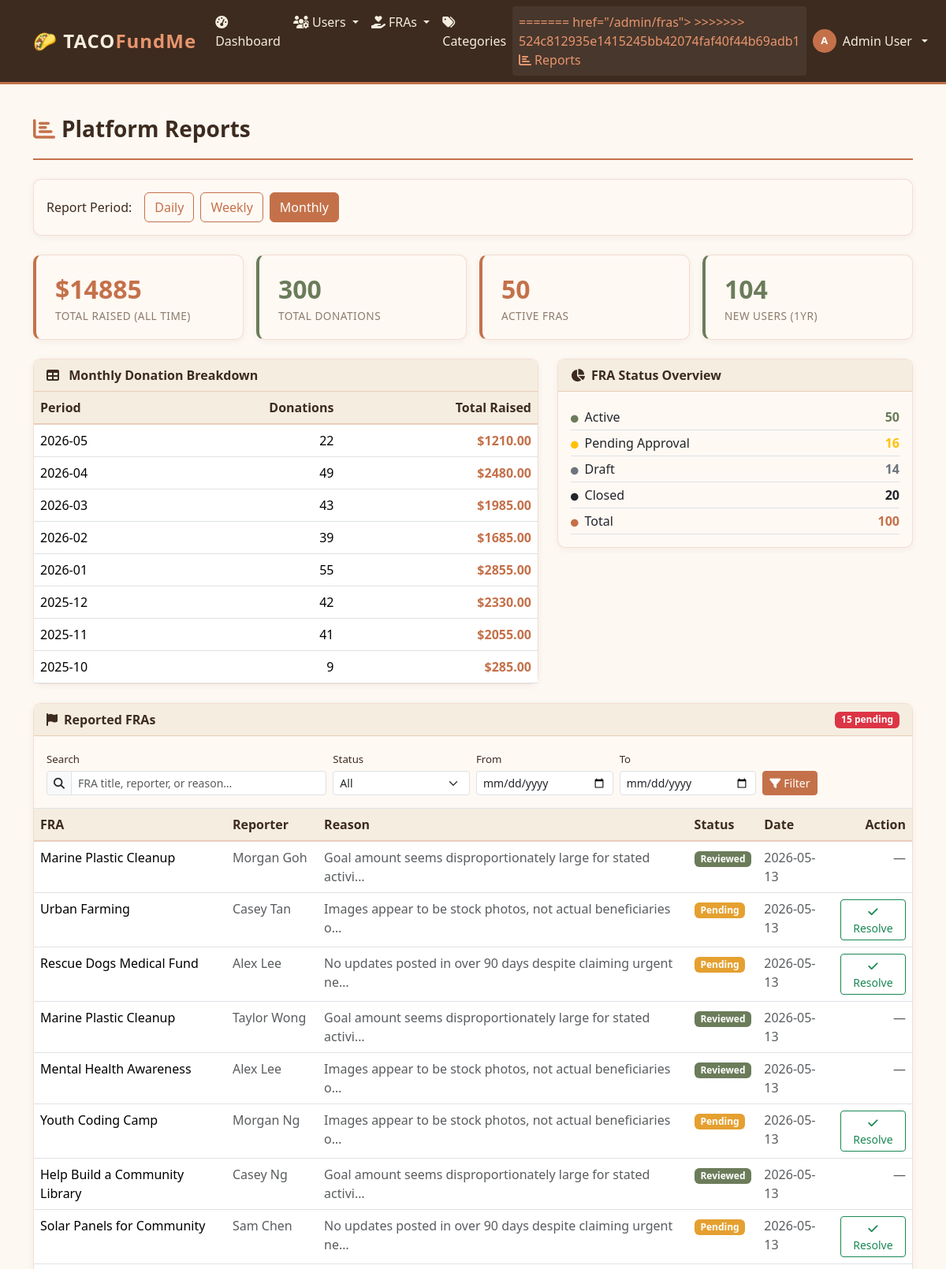
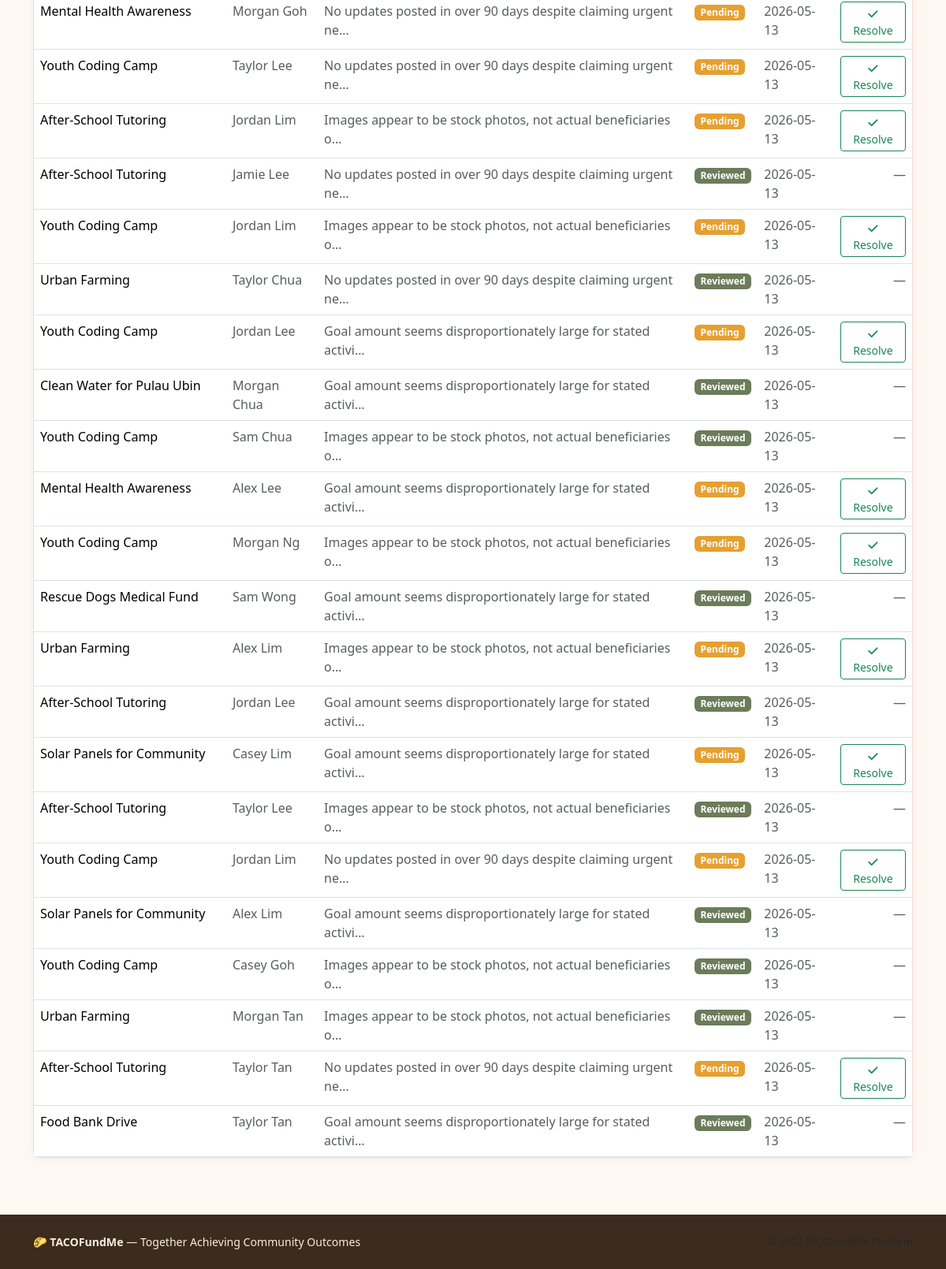
The page /admin/reports (signed in) on the database its author committed (2 pictures, top to bottom).
### tables this page shows
CREATE TABLE fra_reports (
            id          INTEGER PRIMARY KEY AUTOINCREMENT,
            fra_id      INTEGER NOT NULL REFERENCES fras(id) ON DELETE CASCADE,
            reporter_id INTEGER NOT NULL REFERENCES users(id) ON DELETE CASCADE,
            reason      TEXT    NOT NULL,
            status      TEXT    NOT NULL DEFAULT 'pending',
            created_at  TEXT    NOT NULL DEFAULT (datetime('now')),
            UNIQUE(fra_id, reporter_id)
        );

CREATE TABLE fras (
            id            INTEGER PRIMARY KEY AUTOINCREMENT,
            title         TEXT    NOT NULL,
            description   TEXT    NOT NULL DEFAULT '',
            category_id   INTEGER REFERENCES categories(id) ON DELETE SET NULL,
            monetary_goal REAL    NOT NULL DEFAULT 0,
            view_count    INTEGER NOT NULL DEFAULT 0,
            favorite_count INTEGER NOT NULL DEFAULT 0,
            status        TEXT    NOT NULL DEFAULT 'draft',
            image_url     TEXT,
            created_by    INTEGER NOT NULL REFERENCES users(id) ON DELETE CASCADE,
            created_at    TEXT    NOT NULL,
            updated_at    TEXT    NOT NULL
        );

CREATE TABLE users (
            id         INTEGER PRIMARY KEY AUTOINCREMENT,
            full_name  TEXT    NOT NULL,
            email      TEXT    NOT NULL UNIQUE,
            password   TEXT    NOT NULL,
            role       TEXT    NOT NULL DEFAULT 'donee',
            bio        TEXT,
            phone      TEXT,
            address    TEXT,
            is_active  INTEGER NOT NULL DEFAULT 1,
            created_at TEXT    NOT NULL,
            last_login TEXT
        );

### boundary/routes.py (the view)
@app.route('/admin/reports')
@admin_required
def admin_reports():
    period = request.args.get('period', 'monthly')
    if period not in ('daily', 'weekly', 'monthly'):
        period = 'monthly'
    keyword  = request.args.get('q', '').strip()
    r_status = request.args.get('r_status', '')
    r_start  = request.args.get('r_start', '')
    r_end    = request.args.get('r_end', '')
    report      = AdminController.generate_report(period)
    fra_reports = AdminController.list_reports(
        keyword or None, r_status or None,
        r_start or None, r_end or None,
    )
    return render_template('admin/reports.html', report=report,
                           period=period, fra_reports=fra_reports,
                           keyword=keyword, r_status=r_status,
                           r_start=r_start, r_end=r_end)

### boundary/routes.py (called while the page is built)
def login_required(f):
    @wraps(f)
    def decorated(*args, **kwargs):
        if 'user_id' not in session:
            flash('Please log in to continue.', 'warning')
            return redirect(url_for('login'))
        return f(*args, **kwargs)
    return decorated

def admin_required(f):
    @wraps(f)
    @login_required
    def decorated(*args, **kwargs):
        if session.get('role') != 'admin':
            flash('Admin access required.', 'danger')
            return redirect(url_for('dashboard'))
        return f(*args, **kwargs)
    return decorated

### templates/admin/reports.html (shortened to what this page needs)
{% extends "base.html" %}
{% block content %}
<div class="page-header">
  <h1><i class="fa fa-chart-bar me-2 text-clay"></i>Platform Reports</h1>
</div>
<div class="card mb-4">
  <div class="card-body py-3">
    <form method="GET" class="d-flex gap-2 align-items-center">
      <label class="form-label mb-0 me-2 fw-600">Report Period:</label>
      {% for p in ['daily','weekly','monthly'] %}
      <a href="{{ url_for('admin_reports', period=p) }}"
         class="btn {% if period == p %}btn-primary{% else %}btn-outline-primary{% endif %}">
        {{ p|title }}
      </a>
      {% endfor %}
    </form>
  </div>
</div>
<div class="row g-3 mb-4">
  <div class="col-sm-6 col-lg-3">
    <div class="card stat-card">
      <div class="stat-value">${{ "%.0f"|format(report.total_raised or 0) }}</div>
      <div class="stat-label">Total Raised (All Time)</div>
    </div>
  </div>
  <div class="col-sm-6 col-lg-3">
    <div class="card stat-card moss">
      <div class="stat-value">{{ report.total_donations }}</div>
      <div class="stat-label">Total Donations</div>
    </div>
  </div>
  <div class="col-sm-6 col-lg-3">
    <div class="card stat-card">
      <div class="stat-value">{{ report.fra_stats.get('active', 0) }}</div>
      <div class="stat-label">Active FRAs</div>
    </div>
  </div>
  <div class="col-sm-6 col-lg-3">
    <div class="card stat-card moss">
      <div class="stat-value">{{ report.new_users }}</div>
      <div class="stat-label">New Users
        {% if period == 'daily' %}(30d)
        {% elif period == 'weekly' %}(12w)
        {% else %}(1yr){% endif %}
      </div>
    </div>
  </div>
</div>
<div class="row g-4 mb-4">
  <div class="col-lg-7">
    <div class="card">
      <div class="card-header">
        <i class="fa fa-table me-2"></i>
        {{ period|title }} Donation Breakdown
      </div>
      <div class="table-responsive">
        <table class="table mb-0">
          <thead>
            <tr>
              <th>Period</th>
              <th class="text-end">Donations</th>
              <th class="text-end">Total Raised</th>
            </tr>
          </thead>
          <tbody>
            {% for row in report.breakdown %}
            <tr>
              <td>{{ row.period }}</td>
              <td class="text-end">{{ row.donation_count }}</td>
              <td class="text-end fw-bold text-clay">${{ "%.2f"|format(row.total_amount or 0) }}</td>
            </tr>
            {% else %}
            <tr>
              <td colspan="3" class="text-center text-muted py-3">No data for this period.</td>
            </tr>
            {% endfor %}
          </tbody>
        </table>
      </div>
    </div>
  </div>
  <div class="col-lg-5">
    <div class="card">
      <div class="card-header"><i class="fa fa-chart-pie me-2"></i>FRA Status Overview</div>
      <div class="card-body">
        {% for status, label, icon in [
          ('active','Active','text-moss'),
          ('pending','Pending Approval','text-warning'),
          ('draft','Draft','text-secondary'),
          ('closed','Closed','text-dark'),
          ('total','Total','text-clay')
        ] %}
        <div class="d-flex justify-content-between py-1 border-bottom">
          <span><i class="fa fa-circle me-2 {{ icon }}" style="font-size:.6rem;"></i>{{ label }}</span>
          <strong class="{{ icon }}">{{ report.fra_stats.get(status, 0) }}</strong>
        </div>
        {% endfor %}
      </div>
    </div>
  </div>
</div>
<div class="card">
  <div class="card-header d-flex justify-content-between align-items-center">
    <span><i class="fa fa-flag me-2"></i>Reported FRAs</span>
    <span class="badge bg-danger">
      {{ fra_reports|selectattr('status','eq','pending')|list|length }} pending
    </span>
  </div>
  <div class="card-body border-bottom py-3">
    <form method="GET" class="row g-2 align-items-end">
      <div class="col-md-4">
        <label class="form-label mb-1" style="font-size:.83rem;">Search</label>
        <div class="input-group input-group-sm">
          <span class="input-group-text"><i class="fa fa-search"></i></span>
          <input type="search" name="q" class="form-control"
                 value="{{ keyword }}"
                 placeholder="FRA title, reporter, or reason…">
        </div>
      </div>
      <div class="col-md-2">
        <label class="form-label mb-1" style="font-size:.83rem;">Status</label>
        <select name="r_status" class="form-select form-select-sm">
          <option value="">All</option>
        </select>
      </div>
      <div class="col-md-2">
        <label class="form-label mb-1" style="font-size:.83rem;">From</label>
        <input type="date" name="r_start" class="form-control form-control-sm"
               value="{{ r_start }}">
      </div>
      <div class="col-md-2">
        <label class="form-label mb-1" style="font-size:.83rem;">To</label>
        <input type="date" name="r_end" class="form-control form-control-sm"
               value="{{ r_end }}">
      </div>
      <div class="col-auto">
        <button type="submit" class="btn btn-primary btn-sm">
          <i class="fa fa-filter me-1"></i>Filter
        </button>
      </div>
    </form>
  </div>
  <div class="table-responsive">
    <table class="table table-hover mb-0">
      <thead>
        <tr>
          <th>FRA</th><th>Reporter</th><th>Reason</th>
          <th>Status</th><th>Date</th><th class="text-end">Action</th>
        </tr>
      </thead>
      <tbody>
        {% for r in fra_reports %}
        <tr>
          <td>{{ r.fra_title[:35] }}{% if r.fra_title|length > 35 %}…{% endif %}</td>
          <td class="text-muted">{{ r.reporter_name }}</td>
          <td class="text-muted">
            {{ r.reason[:60] }}{% if r.reason|length > 60 %}…{% endif %}
          </td>
          <td>
            {% if r.status == 'pending' %}
              <span class="badge badge-status-pending">Pending</span>
            {% else %}
              <span class="badge badge-status-active">Reviewed</span>
            {% endif %}
          </td>
          <td class="text-muted">{{ r.created_at[:10] }}</td>
          <td class="text-end">
            {% if r.status == 'pending' %}
            <form method="POST"
                  action="{{ url_for('admin_resolve_report', rid=r.id) }}"
                  class="d-inline">
              <button class="btn btn-sm btn-outline-success">
                <i class="fa fa-check"></i> Resolve
              </button>
            </form>
            {% else %}
            <span class="text-muted">—</span>
            {% endif %}
          </td>
        </tr>
        {% else %}
        <tr><td colspan="6" class="text-center text-muted py-3">No reports.</td></tr>
        {% endfor %}
      </tbody>
    </table>
  </div>
</div>
{% endblock %}

### static/css/style.css (style rules this page uses)
:root { --clay: #c4714a; --clay-dark: #a85a35; --clay-light: #e8956e; --sand: #f5ede0; --bark: #3d2b1f; --moss: #6b7c5a; --moss-dark: #556347; --parchment: #fdf8f2; --warm-white: #fff9f4; --muted: #8c7b6b; }
body { background-color: var(--parchment); color: var(--bark); font-family: 'Segoe UI', Tahoma, Geneva, Verdana, sans-serif; min-height: 100vh; display: flex; flex-direction: column; }
a { color: var(--clay); }
.card { border: 1px solid rgba(196,113,74,.2); border-radius: 10px; background-color: var(--warm-white); box-shadow: 0 2px 8px rgba(61,43,31,.06); transition: box-shadow .2s, transform .2s; }
.card-header { background-color: var(--sand); border-bottom: 1px solid rgba(196,113,74,.25); font-weight: 600; color: var(--bark); }
.btn-primary, .btn-clay { background-color: var(--clay); border-color: var(--clay); color: #fff; }
.btn-outline-primary { color: var(--clay); border-color: var(--clay); }
.badge-status-pending { background-color: #e5a030; color:#fff; }
.badge-status-active { background-color: var(--moss); color:#fff; }
.stat-card { border-left: 4px solid var(--clay); padding: 1.2rem 1.5rem; }
.stat-card .stat-value { font-size: 2rem; font-weight: 700; color: var(--clay); }
.stat-card .stat-label { font-size: .85rem; color: var(--muted); text-transform: uppercase; letter-spacing: .5px; }
.stat-card.moss { border-left-color: var(--moss); }
.stat-card.moss .stat-value { color: var(--moss); }
.table thead th { background-color: var(--sand); color: var(--bark); font-weight: 600; border-bottom: 2px solid rgba(196,113,74,.3); white-space: nowrap; }
.form-label { font-weight: 500; color: var(--bark); }
.page-header { border-bottom: 2px solid var(--clay); padding-bottom: .75rem; margin-bottom: 1.5rem; }
.page-header h1 { font-size: 1.75rem; font-weight: 700; color: var(--bark); }
.text-clay { color: var(--clay) !important; }
.text-moss { color: var(--moss) !important; }

### rows shown on the page
fra_reports: title "Marine Plastic Cleanup", reporter_name "Morgan Goh", reason "Goal amount seems disproportionately large for stated activi", status "Reviewed", created_at "2026-05-13"
fra_reports: title "Urban Farming", reporter_name "Casey Tan", reason "Images appear to be stock photos, not actual beneficiaries o", status "Pending", created_at "2026-05-13"
fra_reports: title "Rescue Dogs Medical Fund", reporter_name "Alex Lee", reason "No updates posted in over 90 days despite claiming urgent ne", status "Pending", created_at "2026-05-13"
fra_reports: title "Marine Plastic Cleanup", reporter_name "Taylor Wong", reason "Goal amount seems disproportionately large for stated activi", status "Reviewed", created_at "2026-05-13"
fra_reports: title "Mental Health Awareness", reporter_name "Alex Lee", reason "Images appear to be stock photos, not actual beneficiaries o", status "Reviewed", created_at "2026-05-13"
fra_reports: title "Youth Coding Camp", reporter_name "Morgan Ng", reason "Images appear to be stock photos, not actual beneficiaries o", status "Pending", created_at "2026-05-13"
fra_reports: title "Help Build a Community Library", reporter_name "Casey Ng", reason "Goal amount seems disproportionately large for stated activi", status "Reviewed", created_at "2026-05-13"
fra_reports: title "Solar Panels for Community", reporter_name "Sam Chen", reason "No updates posted in over 90 days despite claiming urgent ne", status "Pending", created_at "2026-05-13"
fra_reports: title "Mental Health Awareness", reporter_name "Morgan Goh", reason "No updates posted in over 90 days despite claiming urgent ne", status "Pending", created_at "2026-05-13"
fra_reports: title "Youth Coding Camp", reporter_name "Taylor Lee", reason "No updates posted in over 90 days despite claiming urgent ne", status "Pending", created_at "2026-05-13"
fra_reports: title "After-School Tutoring", reporter_name "Jordan Lim", reason "Images appear to be stock photos, not actual beneficiaries o", status "Pending", created_at "2026-05-13"
fra_reports: title "After-School Tutoring", reporter_name "Jamie Lee", reason "No updates posted in over 90 days despite claiming urgent ne", status "Reviewed", created_at "2026-05-13"
fra_reports: title "Youth Coding Camp", reporter_name "Jordan Lim", reason "Images appear to be stock photos, not actual beneficiaries o", status "Pending", created_at "2026-05-13"
fra_reports: title "Urban Farming", reporter_name "Taylor Chua", reason "No updates posted in over 90 days despite claiming urgent ne", status "Reviewed", created_at "2026-05-13"
fra_reports: title "Youth Coding Camp", reporter_name "Jordan Lee", reason "Goal amount seems disproportionately large for stated activi", status "Pending", created_at "2026-05-13"
fra_reports: title "Clean Water for Pulau Ubin", reporter_name "Morgan Chua", reason "Goal amount seems disproportionately large for stated activi", status "Reviewed", created_at "2026-05-13"
fra_reports: title "Youth Coding Camp", reporter_name "Sam Chua", reason "Images appear to be stock photos, not actual beneficiaries o", status "Reviewed", created_at "2026-05-13"
fra_reports: title "Mental Health Awareness", reporter_name "Alex Lee", reason "Goal amount seems disproportionately large for stated activi", status "Pending", created_at "2026-05-13"
fra_reports: title "Youth Coding Camp", reporter_name "Morgan Ng", reason "Images appear to be stock photos, not actual beneficiaries o", status "Pending", created_at "2026-05-13"
fra_reports: title "Rescue Dogs Medical Fund", reporter_name "Sam Wong", reason "Goal amount seems disproportionately large for stated activi", status "Reviewed", created_at "2026-05-13"
fra_reports: title "Urban Farming", reporter_name "Alex Lim", reason "Images appear to be stock photos, not actual beneficiaries o", status "Pending", created_at "2026-05-13"
fra_reports: title "After-School Tutoring", reporter_name "Jordan Lee", reason "Goal amount seems disproportionately large for stated activi", status "Reviewed", created_at "2026-05-13"
fra_reports: title "Solar Panels for Community", reporter_name "Casey Lim", reason "Goal amount seems disproportionately large for stated activi", status "Pending", created_at "2026-05-13"
fra_reports: title "After-School Tutoring", reporter_name "Taylor Lee", reason "Images appear to be stock photos, not actual beneficiaries o", status "Reviewed", created_at "2026-05-13"
fra_reports: title "Youth Coding Camp", reporter_name "Jordan Lim", reason "No updates posted in over 90 days despite claiming urgent ne", status "Pending", created_at "2026-05-13"
fra_reports: title "Solar Panels for Community", reporter_name "Alex Lim", reason "Goal amount seems disproportionately large for stated activi", status "Reviewed", created_at "2026-05-13"
fra_reports: title "Youth Coding Camp", reporter_name "Casey Goh", reason "Images appear to be stock photos, not actual beneficiaries o", status "Reviewed", created_at "2026-05-13"
fra_reports: title "Urban Farming", reporter_name "Morgan Tan", reason "Images appear to be stock photos, not actual beneficiaries o", status "Reviewed", created_at "2026-05-13"
fra_reports: title "After-School Tutoring", reporter_name "Taylor Tan", reason "No updates posted in over 90 days despite claiming urgent ne", status "Pending", created_at "2026-05-13"
fra_reports: title "Food Bank Drive", reporter_name "Taylor Tan", reason "Goal amount seems disproportionately large for stated activi", status "Reviewed", created_at "2026-05-13"

### other values the page prints
{{ url_for('admin_fras') }} "/admin/fras"
{{ session.name[0]|upper }} "A"
{{ session.name }} "Admin User"
{{ p|title }} "Daily" "Weekly" "Monthly"
{{ "%.0f"|format(report.total_raised or 0) }} "14885"
{{ report.total_donations }} "300"
{{ report.fra_stats.get('active', 0) }} "50"
{{ report.new_users }} "104"
{{ period|title }} "Monthly"
{{ row.period }} "2026-05" "2026-04" "2026-03" "2026-02" "2026-01" "2025-12" "2025-11" "2025-10"
{{ row.donation_count }} "22" "49" "43" "39" "55" "42" "41" "9"
{{ "%.2f"|format(row.total_amount or 0) }} "1210.00" "2480.00" "1985.00" "1685.00" "2855.00" "2330.00" "2055.00" "285.00"
{{ label }} "Active" "Pending Approval" "Draft" "Closed" "Total"
{{ report.fra_stats.get(status, 0) }} "50" "16" "14" "20" "100"
{{ fra_reports|selectattr('status','eq','pending')|list|length }} "15"
